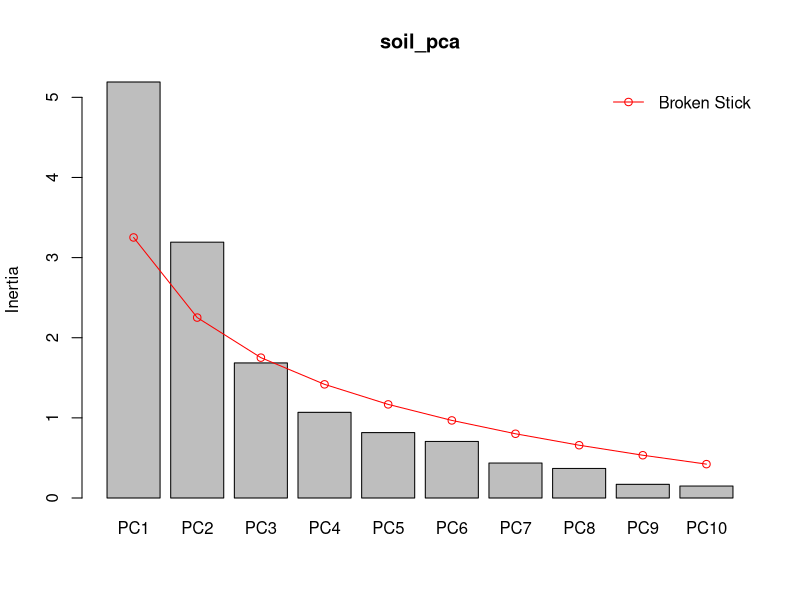
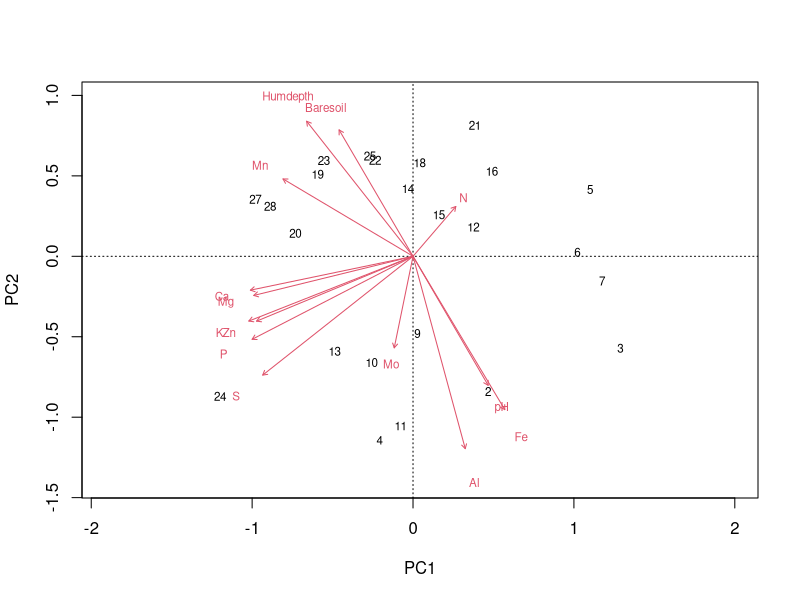
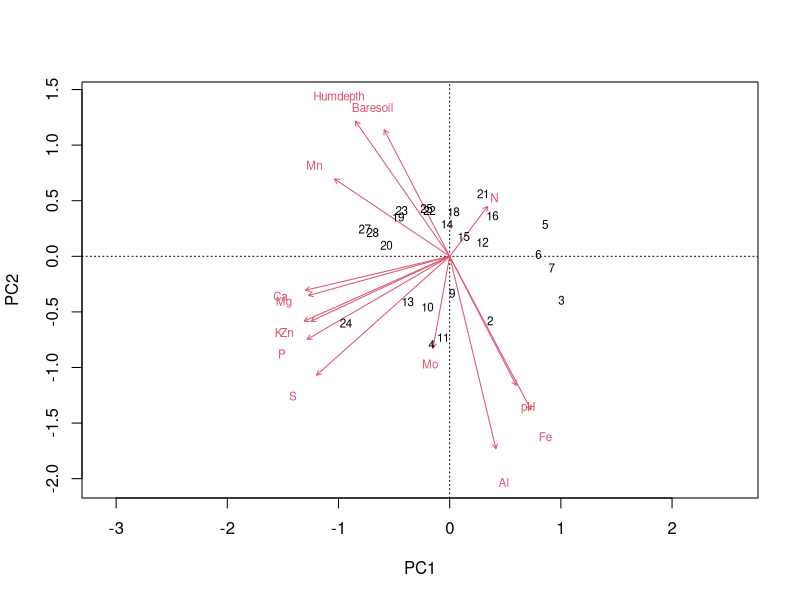
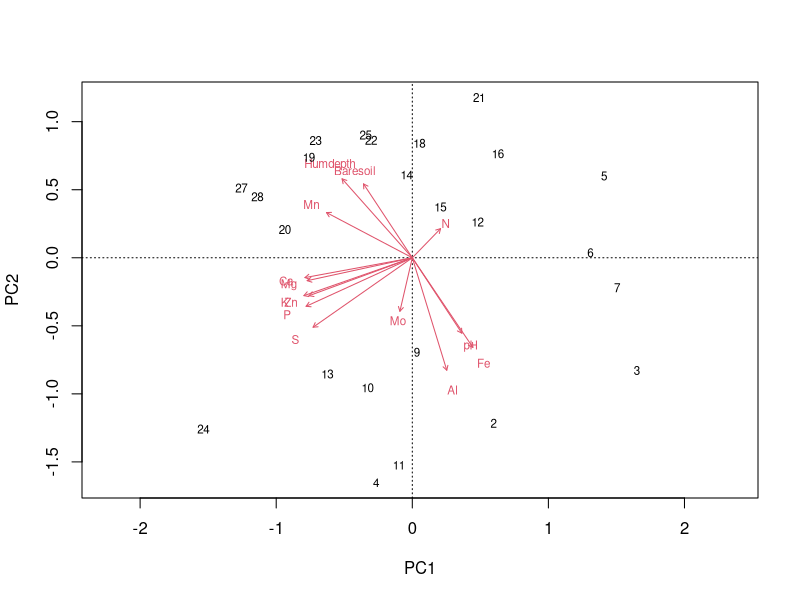
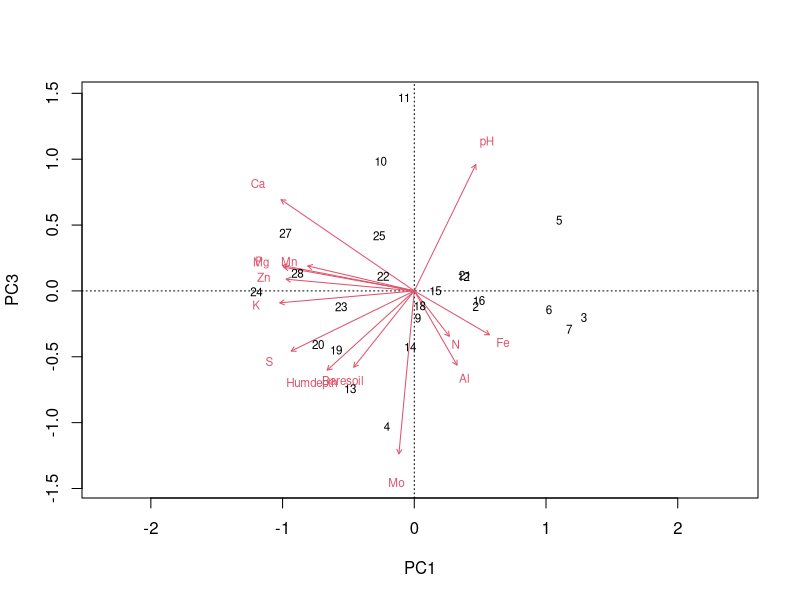
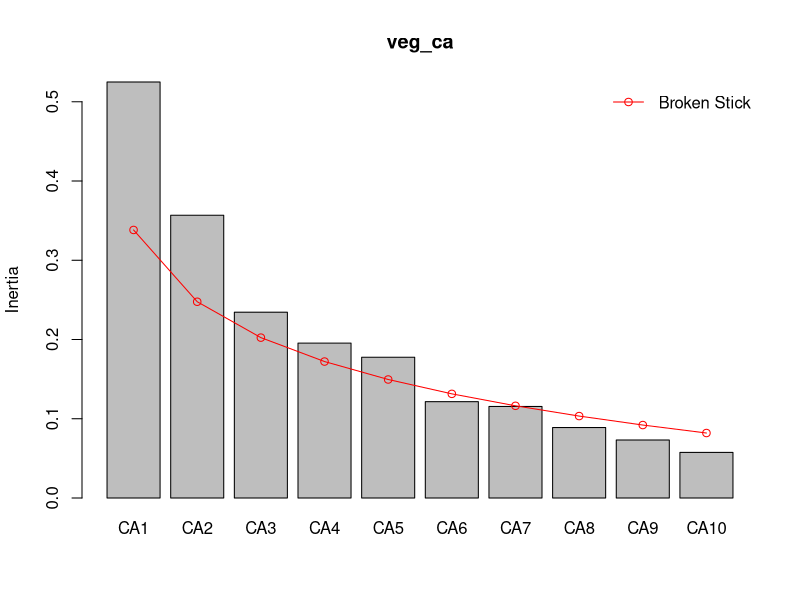
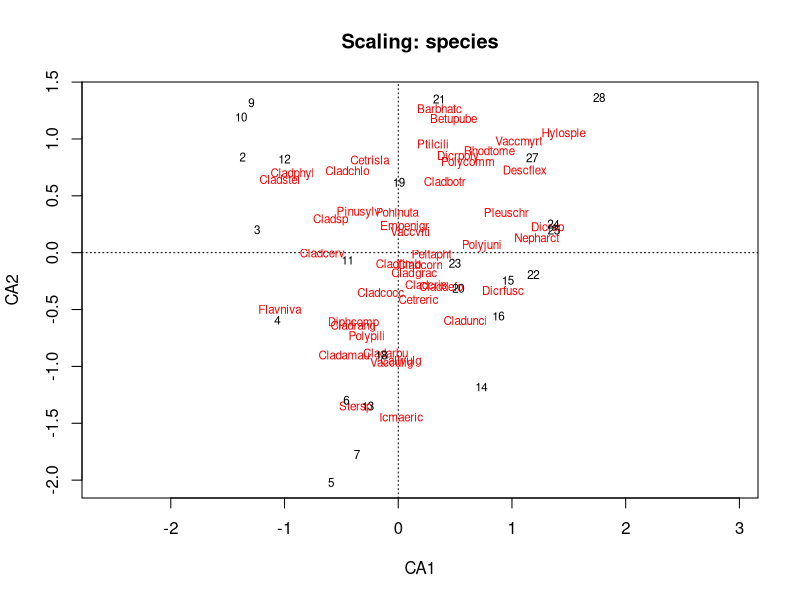
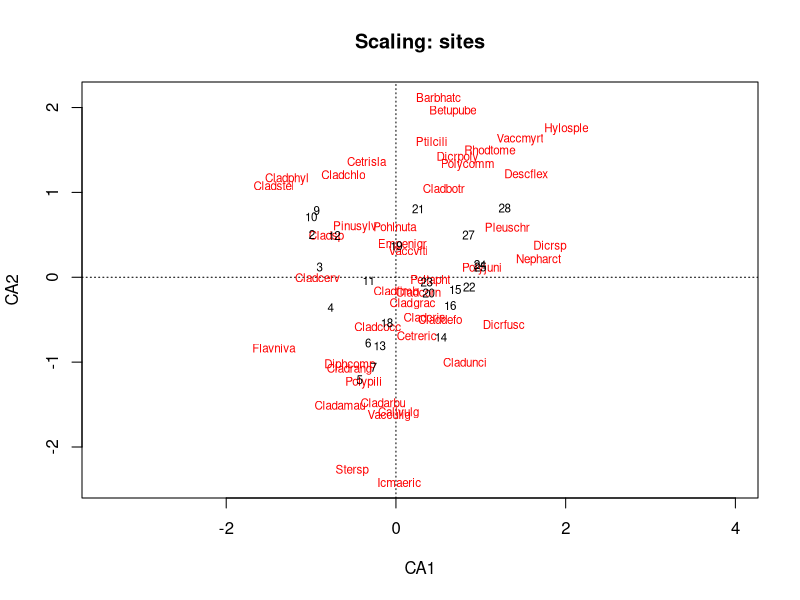

Generate these figures, in order, with R:
## ---- chunk 1
library(vegan)
## ---- chunk 2
data(varespec)
varespec[1:5, 1:5] # display only a subset
## ---- chunk 3
data(varechem)
varechem[1:5, 1:5] # display only a subset
## ---- chunk 4
soil_pca <- pca(varechem, scale = TRUE)
## ---- chunk 5
summary(soil_pca)
## ---- chunk 6
screeplot(soil_pca, bstick = TRUE)
## ---- chunk 7
#| fig-width: 5
#| fig-height: 4
biplot(soil_pca, scaling = "symmetric")
## ---- chunk 8
#| fig-width: 5
#| fig-height: 4
biplot(soil_pca, scaling = 1)
## ---- chunk 9
#| fig-width: 5
#| fig-height: 4
biplot(soil_pca, scaling = 2)
## ---- chunk 10
#| fig-width: 5
#| fig-height: 4
biplot(soil_pca, scaling = "symmetric", 
       choices = c(1, 3)) # PCs 1 and 3
## ---- chunk 11
veg_ca <- ca(varespec)
## ---- chunk 12
summary(veg_ca)
## ---- chunk 13
screeplot(veg_ca, bstick = TRUE)
## ---- chunk 14
#| fig-width: 5
#| fig-height: 4
plot(veg_ca, scaling = "species",
     main = "Scaling: species") # title
## ---- chunk 15
#| fig-width: 5
#| fig-height: 4
plot(veg_ca, scaling = "sites",
     main = "Scaling: sites") # title
## ---- chunk 16
#| fig-width: 5
#| fig-height: 4
plot(veg_ca, scaling = "symmetric",
     main = "Scaling: symmetric") # title
## ---- chunk 17
#| fig-width: 5
#| fig-height: 4
plot(veg_ca, scaling = "species",
     main = "Scaling: species", # title
     display = "species")
## ---- chunk 18
#| fig-width: 5
#| fig-height: 4
plot(veg_ca, scaling = "sites",
     main = "Scaling: sites", # title
     display = "sites")
## ---- chunk 19
veg_dist <- vegdist(varespec, method = "bray")
veg_dist
## ---- chunk 20
veg_pcoa <- pco(veg_dist, 
                add = "lingoes") # correction
## ---- chunk 21
summary(veg_pcoa)
## ---- chunk 22
screeplot(veg_pcoa, bstick = TRUE)
## ---- chunk 23
# get species scores
scrs <- scores(veg_pcoa, 
               choices = 1:2) # axes

# take the weighted averages scores 
  # (weighed by abundance)
spp_scrs <- wascores(scrs,
                     varespec) # weights
## ---- chunk 24
#| fig-width: 5
#| fig-height: 5
# plot the sites
plot(veg_pcoa)

# add species to the plot
text(spp_scrs, labels = rownames(spp_scrs), 
     col = "red", cex = 0.8) # color and size
## ---- chunk 25
set.seed(22)
data(dune)
dune_nmds <- metaMDS(dune, 
                     distance = "bray", # Bray-Curtis is the default
                     trace = FALSE)
## ---- chunk 26
dune_nmds
## ---- chunk 27
dune_nmds <- metaMDS(dune, 
                     previous.best = dune_nmds, 
                     trace = FALSE)
dune_nmds
## ---- chunk 28
#| fig-width: 6
#| fig-height: 5
plot(dune_nmds, 
     type ="t") # display the names of sites and species
## ---- chunk 29
#| fig-width: 4
#| fig-height: 4
stressplot(dune_nmds,
           main = "Shepard plot")
## ---- chunk 30
k_vec <- 1:10 # number of dimensions
stress <- numeric(length(k_vec)) # create a vector of numeric
veg_dij <- metaMDSdist(dune, trace = FALSE) # calculate dissimilarities
set.seed(25)
for(i in seq_along(k_vec)) { # run an NMDS for 1 to 10 dimensions
    sol <- metaMDSiter(veg_dij, k = i, # run the NMDS
                       trace = FALSE)
    stress[i] <- sol$stress # extract the stress
}
## ---- chunk 31
#| fig-width: 4
#| fig-height: 4
plot(k_vec, stress, type = "b", 
     ylab = "Stress", xlab = "Dimensions")
## ---- chunk 32
resum <- data.frame(Method = c("PCA", "CA", "PCoA", "NMDS"),
                    Principle = c("Linear method based on Euclidian distance",
                                  "Unimodal method based on chi^2^ distance",
                                  "Metric based on several types of distances",
                                  "Based on rank, with several types of distances"),
                    Use = c("Environmental data (or species data on short gradients)",
                            "Species data with non linear responses, chi^2^ give more weight to rare species than Bray-Curtis",
                            "Any kind of data, Bray-Curtis more sensitive to abundant species",
                            "Very flexible and robust for non-linear responsez, many zeros..."))
knitr::kable(resum)
## ---- chunk 33
soil_norm <- as.data.frame(scale(varechem))
## ---- chunk 34
soil_dist <- dist(soil_norm)
## ---- chunk 35
soil_clust <- hclust(soil_dist, method = "ward.D2")
## ---- chunk 36
plot(soil_clust)
## ---- chunk 37
# 3 groups
soil_3_group <- cutree(soil_clust, k = 3)

# 5 groups
soil_5_group <- cutree(soil_clust, k = 5)
soil_5_group # this is a name vector
## ---- chunk 38
# extract the scores of the sites on the two first PCs
  dt_soil_groups <- as.data.frame(scores(soil_pca, 
                           scaling = "sites",
                           display = "sites",
                           choices = 1:2))
# check that plots are in the same order
  all(row.names(dt_soil_groups) == names(soil_3_group))
  all(row.names(dt_soil_groups) == names(soil_5_group))

# add groups to the PCs data 
  dt_soil_groups$G3 <- as.factor(soil_3_group)
  dt_soil_groups$G5 <- as.factor(soil_5_group)
## ---- chunk 39

head(dt_soil_groups)
## ---- chunk 40
library(ggplot2)
ggplot(dt_soil_groups,
       aes(x = PC1, y = PC2, color = G3)) + 
  geom_text(aes(label = rownames(dt_soil_groups)), 
            size = 8) + 
  theme_classic()
## ---- chunk 41
#
ggplot(dt_soil_groups,
       aes(x = PC1, y = PC2, color = G5)) + 
  geom_text(aes(label = rownames(dt_soil_groups)),
            size = 8) + 
  theme_classic()
